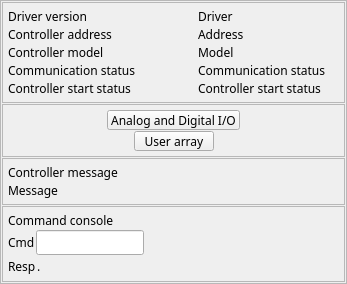
<?xml version="1.0" encoding="UTF-8"?>
<ui version="4.0">
 <class>EFrame</class>
 <widget class="QEFrame" name="EFrame">
  <property name="geometry">
   <rect>
    <x>0</x>
    <y>0</y>
    <width>347</width>
    <height>261</height>
   </rect>
  </property>
  <property name="sizePolicy">
   <sizepolicy hsizetype="Expanding" vsizetype="Expanding">
    <horstretch>0</horstretch>
    <verstretch>0</verstretch>
   </sizepolicy>
  </property>
  <property name="minimumSize">
   <size>
    <width>0</width>
    <height>0</height>
   </size>
  </property>
  <property name="windowTitle">
   <string>RIO PLC Controller</string>
  </property>
  <property name="frameShape">
   <enum>QFrame::StyledPanel</enum>
  </property>
  <layout class="QVBoxLayout" name="verticalLayout" stretch="5,2,3,3">
   <property name="spacing">
    <number>1</number>
   </property>
   <property name="margin">
    <number>1</number>
   </property>
   <item>
    <widget class="QFrame" name="frame">
     <property name="sizePolicy">
      <sizepolicy hsizetype="Expanding" vsizetype="Expanding">
       <horstretch>0</horstretch>
       <verstretch>0</verstretch>
      </sizepolicy>
     </property>
     <property name="maximumSize">
      <size>
       <width>16777215</width>
       <height>16777215</height>
      </size>
     </property>
     <property name="frameShape">
      <enum>QFrame::StyledPanel</enum>
     </property>
     <property name="frameShadow">
      <enum>QFrame::Raised</enum>
     </property>
     <layout class="QVBoxLayout" name="verticalLayout_2">
      <property name="spacing">
       <number>1</number>
      </property>
      <property name="margin">
       <number>5</number>
      </property>
      <item>
       <layout class="QHBoxLayout" name="horizontalLayout_11" stretch="4,3">
        <item>
         <widget class="QLabel" name="label_10">
          <property name="sizePolicy">
           <sizepolicy hsizetype="Preferred" vsizetype="Preferred">
            <horstretch>0</horstretch>
            <verstretch>0</verstretch>
           </sizepolicy>
          </property>
          <property name="font">
           <font>
            <family>Abyssinica SIL</family>
            <pointsize>9</pointsize>
           </font>
          </property>
          <property name="text">
           <string>Driver version</string>
          </property>
         </widget>
        </item>
        <item>
         <widget class="QELabel" name="qelabel_6">
          <property name="sizePolicy">
           <sizepolicy hsizetype="Minimum" vsizetype="Preferred">
            <horstretch>0</horstretch>
            <verstretch>0</verstretch>
           </sizepolicy>
          </property>
          <property name="font">
           <font>
            <family>Abyssinica SIL</family>
            <pointsize>9</pointsize>
           </font>
          </property>
          <property name="layoutDirection">
           <enum>Qt::LeftToRight</enum>
          </property>
          <property name="alignment">
           <set>Qt::AlignLeading|Qt::AlignLeft|Qt::AlignVCenter</set>
          </property>
          <property name="variable" stdset="0">
           <string>$(RIO)DRIVER_MON</string>
          </property>
          <property name="text">
           <string>Driver</string>
          </property>
         </widget>
        </item>
       </layout>
      </item>
      <item>
       <layout class="QHBoxLayout" name="horizontalLayout_5" stretch="4,3">
        <item>
         <widget class="QLabel" name="label_3">
          <property name="sizePolicy">
           <sizepolicy hsizetype="Preferred" vsizetype="Preferred">
            <horstretch>0</horstretch>
            <verstretch>0</verstretch>
           </sizepolicy>
          </property>
          <property name="font">
           <font>
            <family>Abyssinica SIL</family>
            <pointsize>9</pointsize>
           </font>
          </property>
          <property name="text">
           <string>Controller address</string>
          </property>
         </widget>
        </item>
        <item>
         <widget class="QELabel" name="qelabel_3">
          <property name="sizePolicy">
           <sizepolicy hsizetype="Minimum" vsizetype="Preferred">
            <horstretch>0</horstretch>
            <verstretch>0</verstretch>
           </sizepolicy>
          </property>
          <property name="font">
           <font>
            <family>Abyssinica SIL</family>
            <pointsize>9</pointsize>
           </font>
          </property>
          <property name="layoutDirection">
           <enum>Qt::LeftToRight</enum>
          </property>
          <property name="alignment">
           <set>Qt::AlignLeading|Qt::AlignLeft|Qt::AlignVCenter</set>
          </property>
          <property name="variable" stdset="0">
           <string>$(RIO)ADDRESS_MON</string>
          </property>
          <property name="text">
           <string>Address</string>
          </property>
         </widget>
        </item>
       </layout>
      </item>
      <item>
       <layout class="QHBoxLayout" name="horizontalLayout_6" stretch="4,3">
        <item>
         <widget class="QLabel" name="label_2">
          <property name="font">
           <font>
            <family>Abyssinica SIL</family>
            <pointsize>9</pointsize>
           </font>
          </property>
          <property name="text">
           <string>Controller model</string>
          </property>
         </widget>
        </item>
        <item>
         <widget class="QELabel" name="qelabel_2">
          <property name="sizePolicy">
           <sizepolicy hsizetype="Preferred" vsizetype="Preferred">
            <horstretch>0</horstretch>
            <verstretch>0</verstretch>
           </sizepolicy>
          </property>
          <property name="font">
           <font>
            <family>Abyssinica SIL</family>
            <pointsize>9</pointsize>
           </font>
          </property>
          <property name="frameShape">
           <enum>QFrame::NoFrame</enum>
          </property>
          <property name="variable" stdset="0">
           <string>$(RIO)MODEL_MON</string>
          </property>
          <property name="notation" stdset="0">
           <enum>QELabel::Fixed</enum>
          </property>
          <property name="text">
           <string>Model</string>
          </property>
         </widget>
        </item>
       </layout>
      </item>
      <item>
       <layout class="QHBoxLayout" name="horizontalLayout_7" stretch="4,3">
        <item>
         <widget class="QLabel" name="label_4">
          <property name="sizePolicy">
           <sizepolicy hsizetype="Preferred" vsizetype="Preferred">
            <horstretch>0</horstretch>
            <verstretch>0</verstretch>
           </sizepolicy>
          </property>
          <property name="font">
           <font>
            <family>Abyssinica SIL</family>
            <pointsize>9</pointsize>
           </font>
          </property>
          <property name="text">
           <string>Communication status </string>
          </property>
         </widget>
        </item>
        <item>
         <widget class="QELabel" name="qelabel_4">
          <property name="sizePolicy">
           <sizepolicy hsizetype="Preferred" vsizetype="Preferred">
            <horstretch>0</horstretch>
            <verstretch>0</verstretch>
           </sizepolicy>
          </property>
          <property name="font">
           <font>
            <family>Abyssinica SIL</family>
            <pointsize>9</pointsize>
           </font>
          </property>
          <property name="variable" stdset="0">
           <string>$(RIO)COMMERR_STATUS</string>
          </property>
          <property name="text">
           <string>Communication status</string>
          </property>
         </widget>
        </item>
       </layout>
      </item>
      <item>
       <layout class="QHBoxLayout" name="horizontalLayout_8" stretch="4,3">
        <item>
         <widget class="QLabel" name="label_5">
          <property name="sizePolicy">
           <sizepolicy hsizetype="Preferred" vsizetype="Preferred">
            <horstretch>0</horstretch>
            <verstretch>0</verstretch>
           </sizepolicy>
          </property>
          <property name="font">
           <font>
            <family>Abyssinica SIL</family>
            <pointsize>9</pointsize>
           </font>
          </property>
          <property name="text">
           <string>Controller start status</string>
          </property>
         </widget>
        </item>
        <item>
         <widget class="QELabel" name="qelabel_5">
          <property name="sizePolicy">
           <sizepolicy hsizetype="Preferred" vsizetype="Preferred">
            <horstretch>0</horstretch>
            <verstretch>0</verstretch>
           </sizepolicy>
          </property>
          <property name="font">
           <font>
            <family>Abyssinica SIL</family>
            <pointsize>9</pointsize>
           </font>
          </property>
          <property name="variable" stdset="0">
           <string>$(RIO)COMMERR_STATUS</string>
          </property>
          <property name="text">
           <string>Controller start status</string>
          </property>
         </widget>
        </item>
       </layout>
      </item>
     </layout>
    </widget>
   </item>
   <item>
    <widget class="QFrame" name="frame_3">
     <property name="sizePolicy">
      <sizepolicy hsizetype="Expanding" vsizetype="Expanding">
       <horstretch>0</horstretch>
       <verstretch>0</verstretch>
      </sizepolicy>
     </property>
     <property name="maximumSize">
      <size>
       <width>16777215</width>
       <height>16777215</height>
      </size>
     </property>
     <property name="frameShape">
      <enum>QFrame::StyledPanel</enum>
     </property>
     <layout class="QVBoxLayout" name="verticalLayout_3">
      <property name="spacing">
       <number>1</number>
      </property>
      <property name="margin">
       <number>5</number>
      </property>
      <item>
       <layout class="QHBoxLayout" name="horizontalLayout_13">
        <item>
         <spacer name="horizontalSpacer_7">
          <property name="orientation">
           <enum>Qt::Horizontal</enum>
          </property>
          <property name="sizeHint" stdset="0">
           <size>
            <width>40</width>
            <height>20</height>
           </size>
          </property>
         </spacer>
        </item>
        <item>
         <widget class="QEPushButton" name="qepushbutton_6">
          <property name="sizePolicy">
           <sizepolicy hsizetype="Minimum" vsizetype="Expanding">
            <horstretch>0</horstretch>
            <verstretch>0</verstretch>
           </sizepolicy>
          </property>
          <property name="minimumSize">
           <size>
            <width>0</width>
            <height>1</height>
           </size>
          </property>
          <property name="font">
           <font>
            <family>Abyssinica SIL</family>
            <pointsize>9</pointsize>
           </font>
          </property>
          <property name="text">
           <string>Analog and Digital I/O</string>
          </property>
          <property name="variableAsToolTip">
           <bool>false</bool>
          </property>
          <property name="guiFile" stdset="0">
           <string>galil_ctrl_io.ui</string>
          </property>
          <property name="creationOption" stdset="0">
           <enum>QEPushButton::NewWindow</enum>
          </property>
          <property name="prioritySubstitutions">
           <string>P=$(RIO)</string>
          </property>
         </widget>
        </item>
        <item>
         <spacer name="horizontalSpacer_8">
          <property name="orientation">
           <enum>Qt::Horizontal</enum>
          </property>
          <property name="sizeHint" stdset="0">
           <size>
            <width>40</width>
            <height>20</height>
           </size>
          </property>
         </spacer>
        </item>
       </layout>
      </item>
      <item>
       <layout class="QHBoxLayout" name="horizontalLayout_19">
        <item>
         <spacer name="horizontalSpacer_17">
          <property name="orientation">
           <enum>Qt::Horizontal</enum>
          </property>
          <property name="sizeHint" stdset="0">
           <size>
            <width>40</width>
            <height>20</height>
           </size>
          </property>
         </spacer>
        </item>
        <item>
         <widget class="QEPushButton" name="qepushbutton_10">
          <property name="sizePolicy">
           <sizepolicy hsizetype="Minimum" vsizetype="Expanding">
            <horstretch>0</horstretch>
            <verstretch>0</verstretch>
           </sizepolicy>
          </property>
          <property name="minimumSize">
           <size>
            <width>0</width>
            <height>1</height>
           </size>
          </property>
          <property name="font">
           <font>
            <family>Abyssinica SIL</family>
            <pointsize>9</pointsize>
           </font>
          </property>
          <property name="text">
           <string>User array</string>
          </property>
          <property name="variableAsToolTip">
           <bool>false</bool>
          </property>
          <property name="userLevelEnabled" stdset="0">
           <enum>QEPushButton::User</enum>
          </property>
          <property name="guiFile" stdset="0">
           <string>galil_userArrayPlot.ui</string>
          </property>
          <property name="creationOption" stdset="0">
           <enum>QEPushButton::NewWindow</enum>
          </property>
          <property name="prioritySubstitutions">
           <string>P=$(RIO)</string>
          </property>
         </widget>
        </item>
        <item>
         <spacer name="horizontalSpacer_18">
          <property name="orientation">
           <enum>Qt::Horizontal</enum>
          </property>
          <property name="sizeHint" stdset="0">
           <size>
            <width>40</width>
            <height>20</height>
           </size>
          </property>
         </spacer>
        </item>
       </layout>
      </item>
     </layout>
    </widget>
   </item>
   <item>
    <widget class="QFrame" name="frame">
     <property name="maximumSize">
      <size>
       <width>16777215</width>
       <height>16777215</height>
      </size>
     </property>
     <property name="frameShape">
      <enum>QFrame::StyledPanel</enum>
     </property>
     <property name="frameShadow">
      <enum>QFrame::Raised</enum>
     </property>
     <layout class="QVBoxLayout" name="verticalLayout_5">
      <property name="spacing">
       <number>1</number>
      </property>
      <property name="margin">
       <number>5</number>
      </property>
      <item>
       <widget class="QLabel" name="label_6">
        <property name="sizePolicy">
         <sizepolicy hsizetype="Preferred" vsizetype="Preferred">
          <horstretch>0</horstretch>
          <verstretch>0</verstretch>
         </sizepolicy>
        </property>
        <property name="font">
         <font>
          <family>Abyssinica SIL</family>
          <pointsize>9</pointsize>
         </font>
        </property>
        <property name="text">
         <string>Controller message</string>
        </property>
       </widget>
      </item>
      <item>
       <widget class="QELabel" name="qelabel_10">
        <property name="sizePolicy">
         <sizepolicy hsizetype="Minimum" vsizetype="Preferred">
          <horstretch>0</horstretch>
          <verstretch>0</verstretch>
         </sizepolicy>
        </property>
        <property name="font">
         <font>
          <family>Abyssinica SIL</family>
          <pointsize>9</pointsize>
         </font>
        </property>
        <property name="frameShape">
         <enum>QFrame::NoFrame</enum>
        </property>
        <property name="variable" stdset="0">
         <string>$(RIO)ERROR_MON</string>
        </property>
        <property name="text">
         <string>Message</string>
        </property>
       </widget>
      </item>
     </layout>
    </widget>
   </item>
   <item>
    <widget class="QFrame" name="frame">
     <property name="maximumSize">
      <size>
       <width>16777215</width>
       <height>16777215</height>
      </size>
     </property>
     <property name="frameShape">
      <enum>QFrame::StyledPanel</enum>
     </property>
     <layout class="QVBoxLayout" name="verticalLayout_4">
      <property name="spacing">
       <number>1</number>
      </property>
      <property name="margin">
       <number>5</number>
      </property>
      <item>
       <widget class="QLabel" name="label_7">
        <property name="sizePolicy">
         <sizepolicy hsizetype="Preferred" vsizetype="Preferred">
          <horstretch>0</horstretch>
          <verstretch>0</verstretch>
         </sizepolicy>
        </property>
        <property name="font">
         <font>
          <family>Abyssinica SIL</family>
          <pointsize>9</pointsize>
         </font>
        </property>
        <property name="text">
         <string>Command console</string>
        </property>
       </widget>
      </item>
      <item>
       <layout class="QHBoxLayout" name="horizontalLayout_9">
        <item>
         <widget class="QLabel" name="label_8">
          <property name="sizePolicy">
           <sizepolicy hsizetype="Maximum" vsizetype="Preferred">
            <horstretch>0</horstretch>
            <verstretch>0</verstretch>
           </sizepolicy>
          </property>
          <property name="font">
           <font>
            <family>Abyssinica SIL</family>
            <pointsize>9</pointsize>
           </font>
          </property>
          <property name="text">
           <string>Cmd</string>
          </property>
         </widget>
        </item>
        <item>
         <widget class="QELineEdit" name="qelineedit">
          <property name="sizePolicy">
           <sizepolicy hsizetype="Minimum" vsizetype="Fixed">
            <horstretch>0</horstretch>
            <verstretch>0</verstretch>
           </sizepolicy>
          </property>
          <property name="font">
           <font>
            <family>Abyssinica SIL</family>
            <pointsize>9</pointsize>
           </font>
          </property>
          <property name="variable" stdset="0">
           <string>$(RIO)SEND_STR_CMD</string>
          </property>
          <property name="userLevelEnabled" stdset="0">
           <enum>QEGenericEdit::Scientist</enum>
          </property>
         </widget>
        </item>
        <item>
         <spacer name="horizontalSpacer_2">
          <property name="orientation">
           <enum>Qt::Horizontal</enum>
          </property>
          <property name="sizeHint" stdset="0">
           <size>
            <width>40</width>
            <height>20</height>
           </size>
          </property>
         </spacer>
        </item>
       </layout>
      </item>
      <item>
       <layout class="QHBoxLayout" name="horizontalLayout_10">
        <item>
         <widget class="QLabel" name="label_9">
          <property name="sizePolicy">
           <sizepolicy hsizetype="Preferred" vsizetype="Preferred">
            <horstretch>0</horstretch>
            <verstretch>0</verstretch>
           </sizepolicy>
          </property>
          <property name="font">
           <font>
            <family>Abyssinica SIL</family>
            <pointsize>9</pointsize>
           </font>
          </property>
          <property name="text">
           <string>Resp</string>
          </property>
         </widget>
        </item>
        <item>
         <widget class="QELabel" name="qelabel_11">
          <property name="sizePolicy">
           <sizepolicy hsizetype="Minimum" vsizetype="Preferred">
            <horstretch>0</horstretch>
            <verstretch>0</verstretch>
           </sizepolicy>
          </property>
          <property name="font">
           <font>
            <family>Abyssinica SIL</family>
            <pointsize>9</pointsize>
           </font>
          </property>
          <property name="variable" stdset="0">
           <string>$(RIO)SEND_STR_MON</string>
          </property>
          <property name="useDbPrecision">
           <bool>false</bool>
          </property>
          <property name="leadingZero">
           <bool>false</bool>
          </property>
          <property name="trailingZeros">
           <bool>false</bool>
          </property>
          <property name="addUnits">
           <bool>false</bool>
          </property>
          <property name="format" stdset="0">
           <enum>QELabel::Default</enum>
          </property>
          <property name="arrayAction" stdset="0">
           <enum>QELabel::Ascii</enum>
          </property>
          <property name="text">
           <string>.</string>
          </property>
         </widget>
        </item>
        <item>
         <spacer name="horizontalSpacer">
          <property name="orientation">
           <enum>Qt::Horizontal</enum>
          </property>
          <property name="sizeHint" stdset="0">
           <size>
            <width>40</width>
            <height>20</height>
           </size>
          </property>
         </spacer>
        </item>
       </layout>
      </item>
     </layout>
    </widget>
   </item>
  </layout>
 </widget>
 <customwidgets>
  <customwidget>
   <class>QELabel</class>
   <extends>QLabel</extends>
   <header>QELabel.h</header>
  </customwidget>
  <customwidget>
   <class>QELineEdit</class>
   <extends>QLineEdit</extends>
   <header>QELineEdit.h</header>
  </customwidget>
  <customwidget>
   <class>QEPushButton</class>
   <extends>QPushButton</extends>
   <header>QEPushButton.h</header>
  </customwidget>
  <customwidget>
   <class>QEFrame</class>
   <extends>QFrame</extends>
   <header>QEFrame.h</header>
   <container>1</container>
  </customwidget>
 </customwidgets>
 <resources/>
 <connections/>
</ui>
